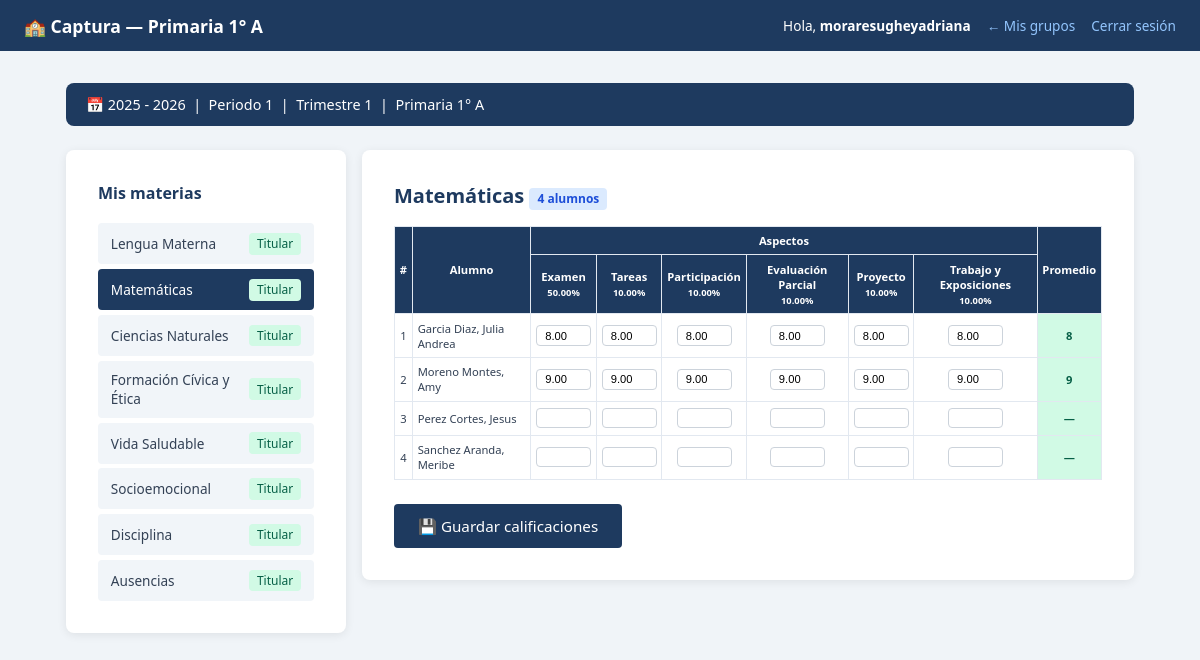
The page /maestro/captura.php?seccion=primaria&grado=1&grupo=A&asignacion_id=44 (signed in) on the database its author committed.
### tables this page shows
CREATE TABLE `ciclos_escolares` (
  `id` int(10) unsigned NOT NULL AUTO_INCREMENT,
  `nombre` varchar(30) NOT NULL,
  `fecha_inicio` date NOT NULL,
  `fecha_fin` date NOT NULL,
  `activo` tinyint(1) NOT NULL DEFAULT 0,
  `creado_en` timestamp NOT NULL DEFAULT current_timestamp(),
  PRIMARY KEY (`id`),
  UNIQUE KEY `nombre` (`nombre`)
);

CREATE TABLE `periodos_apertura` (
  `id` int(10) unsigned NOT NULL AUTO_INCREMENT,
  `ciclo_id` int(10) unsigned NOT NULL,
  `periodo` tinyint(3) unsigned NOT NULL COMMENT '1 al 6',
  `abierto` tinyint(1) NOT NULL DEFAULT 0,
  `abierto_en` datetime DEFAULT NULL,
  `cerrado_en` datetime DEFAULT NULL,
  PRIMARY KEY (`id`),
  UNIQUE KEY `uk_ciclo_periodo` (`ciclo_id`,`periodo`),
  CONSTRAINT `fk_periodo_ciclo` FOREIGN KEY (`ciclo_id`) REFERENCES `ciclos_escolares` (`id`)
);

CREATE TABLE `asignaciones` (
  `id` int(10) unsigned NOT NULL AUTO_INCREMENT,
  `ciclo_id` int(10) unsigned NOT NULL,
  `materia_id` int(10) unsigned NOT NULL,
  `campo_formativo_id` int(10) unsigned DEFAULT NULL COMMENT 'NULL para Higiene',
  `seccion` enum('maternal','preescolar','primaria','secundaria') NOT NULL,
  `grado` tinyint(3) unsigned NOT NULL,
  `grupo` varchar(10) NOT NULL DEFAULT 'A',
  `orden` tinyint(3) unsigned NOT NULL DEFAULT 0 COMMENT 'Orden en la boleta',
  `activo` tinyint(1) NOT NULL DEFAULT 1,
  `creado_en` datetime NOT NULL DEFAULT current_timestamp(),
  `created_at` timestamp NOT NULL DEFAULT current_timestamp(),
  PRIMARY KEY (`id`),
  UNIQUE KEY `uk_asignacion` (`ciclo_id`,`materia_id`,`seccion`,`grado`,`grupo`),
  KEY `fk_asig_materia` (`materia_id`),
  KEY `fk_asig_campo` (`campo_formativo_id`),
  CONSTRAINT `fk_asig_campo` FOREIGN KEY (`campo_formativo_id`) REFERENCES `campos_formativos` (`id`),
  CONSTRAINT `fk_asig_ciclo` FOREIGN KEY (`ciclo_id`) REFERENCES `ciclos_escolares` (`id`),
  CONSTRAINT `fk_asig_materia` FOREIGN KEY (`materia_id`) REFERENCES `materias` (`id`)
);

CREATE TABLE `materias` (
  `id` int(10) unsigned NOT NULL AUTO_INCREMENT,
  `nombre` varchar(80) NOT NULL,
  `campo_formativo_id` int(10) unsigned DEFAULT NULL,
  `es_ingles` tinyint(1) NOT NULL DEFAULT 0,
  `es_artes` tinyint(1) NOT NULL DEFAULT 0,
  `es_higiene` tinyint(1) NOT NULL DEFAULT 0,
  `es_disciplina` tinyint(1) NOT NULL DEFAULT 0,
  `es_ausencias` tinyint(1) NOT NULL DEFAULT 0,
  `grupo_visual` varchar(30) DEFAULT NULL COMMENT 'base|ciencias|ingles|artes|cocurriculares|higiene|disciplina|ausencias',
  `activo` tinyint(1) NOT NULL DEFAULT 1,
  `creado_en` datetime NOT NULL DEFAULT current_timestamp(),
  PRIMARY KEY (`id`),
  KEY `fk_materia_campo` (`campo_formativo_id`),
  CONSTRAINT `fk_materia_campo` FOREIGN KEY (`campo_formativo_id`) REFERENCES `campos_formativos` (`id`)
);

CREATE TABLE `asignacion_aspectos` (
  `id` int(10) unsigned NOT NULL AUTO_INCREMENT,
  `asignacion_id` int(10) unsigned NOT NULL,
  `nombre` varchar(50) NOT NULL,
  `porcentaje` decimal(5,2) NOT NULL DEFAULT 0.00,
  `orden` tinyint(3) unsigned NOT NULL DEFAULT 0,
  `activo` tinyint(1) NOT NULL DEFAULT 1,
  PRIMARY KEY (`id`),
  UNIQUE KEY `uk_aspecto` (`asignacion_id`,`nombre`),
  CONSTRAINT `asignacion_aspectos_ibfk_1` FOREIGN KEY (`asignacion_id`) REFERENCES `asignaciones` (`id`) ON DELETE CASCADE
);

CREATE TABLE `alumnos` (
  `id` int(10) unsigned NOT NULL AUTO_INCREMENT,
  `user_id` int(10) unsigned NOT NULL,
  `matricula` varchar(25) DEFAULT NULL,
  `nombre` varchar(100) NOT NULL,
  `apellido_paterno` varchar(60) NOT NULL,
  `apellido_materno` varchar(60) DEFAULT NULL,
  `curp` char(18) DEFAULT NULL,
  `fecha_nacimiento` date NOT NULL,
  `fecha_ingreso` date NOT NULL,
  `genero` enum('masculino','femenino','otro') NOT NULL,
  `rol` enum('estudiante') NOT NULL DEFAULT 'estudiante',
  `grado` tinyint(3) unsigned NOT NULL COMMENT '1-6',
  `grupo` enum('A','B','C','D') NOT NULL,
  `seccion` enum('maternal','preescolar','primaria','secundaria') NOT NULL,
  `activo` tinyint(1) NOT NULL DEFAULT 1,
  `creado_en` datetime NOT NULL DEFAULT current_timestamp(),
  `estatus` enum('nuevo_ingreso','reinscripcion','regular','baja') NOT NULL DEFAULT 'regular' COMMENT 'Estatus del alumno',
  `beca_interna` decimal(10,2) NOT NULL DEFAULT 0.00 COMMENT 'Monto de beca interna',
  `beca_externa` decimal(10,2) NOT NULL DEFAULT 0.00 COMMENT 'Monto de beca externa',
  PRIMARY KEY (`id`),
  UNIQUE KEY `user_id` (`user_id`),
  UNIQUE KEY `curp` (`curp`),
  UNIQUE KEY `matricula` (`matricula`),
  KEY `idx_estatus` (`estatus`),
  KEY `idx_beca_interna` (`beca_interna`),
  KEY `idx_beca_externa` (`beca_externa`),
  KEY `idx_fecha_ingreso` (`fecha_ingreso`),
  KEY `idx_apellidos_nombre` (`apellido_paterno`,`apellido_materno`,`nombre`),
  CONSTRAINT `alumnos_ibfk_1` FOREIGN KEY (`user_id`) REFERENCES `users` (`id`) ON DELETE CASCADE
);

CREATE TABLE `calificaciones` (
  `id` int(10) unsigned NOT NULL AUTO_INCREMENT,
  `alumno_id` int(10) unsigned NOT NULL,
  `asignacion_id` int(10) unsigned NOT NULL,
  `aspecto_id` int(10) unsigned NOT NULL,
  `periodo` tinyint(3) unsigned NOT NULL,
  `calificacion` decimal(5,2) DEFAULT NULL,
  `capturado_por` int(10) unsigned NOT NULL,
  `capturado_en` datetime NOT NULL DEFAULT current_timestamp(),
  `actualizado_en` datetime NOT NULL DEFAULT current_timestamp() ON UPDATE current_timestamp(),
  PRIMARY KEY (`id`),
  UNIQUE KEY `uk_calificacion` (`alumno_id`,`asignacion_id`,`aspecto_id`,`periodo`),
  KEY `asignacion_id` (`asignacion_id`),
  KEY `aspecto_id` (`aspecto_id`),
  KEY `capturado_por` (`capturado_por`),
  CONSTRAINT `calificaciones_ibfk_1` FOREIGN KEY (`alumno_id`) REFERENCES `alumnos` (`id`) ON DELETE CASCADE,
  CONSTRAINT `calificaciones_ibfk_2` FOREIGN KEY (`asignacion_id`) REFERENCES `asignaciones` (`id`) ON DELETE CASCADE,
  CONSTRAINT `calificaciones_ibfk_3` FOREIGN KEY (`aspecto_id`) REFERENCES `asignacion_aspectos` (`id`) ON DELETE CASCADE,
  CONSTRAINT `calificaciones_ibfk_4` FOREIGN KEY (`capturado_por`) REFERENCES `profesores` (`id`)
);

### models/CicloModel.php (called while the page is built, shortened)
<?php
class CicloModel {
    private mysqli $db;
    public function __construct(mysqli $db) {
        $this->db = $db;
    }
    public function obtenerActivo(): ?array {
        $res = $this->db->query(
            "SELECT id, nombre, fecha_inicio, fecha_fin
             FROM ciclos_escolares WHERE activo = 1 LIMIT 1"
        );
        return ($res && $res->num_rows > 0) ? $res->fetch_assoc() : null;
    }
}

### models/CalificacionModel.php (called while the page is built, shortened)
<?php
class CalificacionModel {
    private mysqli $db;
    public function __construct(mysqli $db) {
        $this->db = $db;
    }
    public function obtenerGruposDeProfesor(int $profesorId, int $cicloId): array {
        $stmt = $this->db->prepare("
            SELECT DISTINCT a.seccion, a.grado, a.grupo
            FROM asignaciones a
            JOIN asignacion_maestros am ON am.asignacion_id = a.id
            WHERE am.profesor_id = ? AND a.ciclo_id = ? AND a.activo = 1 AND am.activo = 1
            ORDER BY a.seccion, a.grado, a.grupo
        ");
        $stmt->bind_param('ii', $profesorId, $cicloId);
        $stmt->execute();
        return $stmt->get_result()->fetch_all(MYSQLI_ASSOC);
    }
    public function obtenerMateriasDeProfesor(int $profesorId, int $cicloId, string $seccion, int $grado, string $grupo): array {
        $stmt = $this->db->prepare("
            SELECT a.id AS asignacion_id,
                   m.nombre AS materia_nombre,
                   m.es_ingles,
                   m.es_artes,
                   m.es_higiene,
                   m.es_ausencias,
                   am.es_titular
            FROM asignaciones a
            JOIN materias m ON m.id = a.materia_id
            JOIN asignacion_maestros am ON am.asignacion_id = a.id
            WHERE am.profesor_id = ?
              AND a.ciclo_id = ?
              AND a.seccion = ?
              AND a.grado = ?
              AND a.grupo = ?
              AND a.activo = 1
              AND am.activo = 1
            ORDER BY a.orden ASC
        ");
        $stmt->bind_param('iisis', $profesorId, $cicloId, $seccion, $grado, $grupo);
        $stmt->execute();
        return $stmt->get_result()->fetch_all(MYSQLI_ASSOC);
    }
    public function obtenerAspectosPorAsignacion(int $asignacionId): array {
        $stmt = $this->db->prepare("
            SELECT id, nombre, porcentaje, orden
            FROM asignacion_aspectos
            WHERE asignacion_id = ? AND activo = 1
            ORDER BY orden ASC
        ");
        $stmt->bind_param('i', $asignacionId);
        $stmt->execute();
        return $stmt->get_result()->fetch_all(MYSQLI_ASSOC);
    }
    public function obtenerAlumnosConCalificacionesPorAspecto(int $asignacionId, string $seccion, int $grado, string $grupo, int $periodo): array {
        $aspectos = $this->obtenerAspectosPorAsignacion($asignacionId);
        $stmtAl = $this->db->prepare("
            SELECT al.id AS alumno_id,
                   al.nombre, al.apellido_paterno, al.apellido_materno, al.matricula
            FROM alumnos al
            WHERE al.seccion = ? AND al.grado = ? AND al.grupo = ? AND al.activo = 1
            ORDER BY al.apellido_paterno, al.apellido_materno, al.nombre
        ");
        $stmtAl->bind_param('sis', $seccion, $grado, $grupo);
        $stmtAl->execute();
        $alumnos = $stmtAl->get_result()->fetch_all(MYSQLI_ASSOC);
        return ['aspectos' => $aspectos, 'alumnos' => $alumnos];
    }
}

### models/ProfesorModel.php (called while the page is built, shortened)
<?php
class ProfesorModel {
    private mysqli $db;
    public function __construct(mysqli $db, UserModel $userModel) {
        $this->db        = $db;
    }
    public function obtenerPorUserId(int $userId): ?array {
        $stmt = $this->db->prepare(
            "SELECT * FROM profesores WHERE user_id = ? LIMIT 1"
        );
        $stmt->bind_param('i', $userId);
        $stmt->execute();
        $res = $stmt->get_result();
        return $res->num_rows > 0 ? $res->fetch_assoc() : null;
    }
}

### models/PeriodoAperturaModel.php (called while the page is built, shortened)
<?php
class PeriodoAperturaModel {
    private mysqli $db;
    public function __construct(mysqli $db) {
        $this->db = $db;
    }
    public function obtenerAbierto(int $cicloId): ?array {
        $stmt = $this->db->prepare("
            SELECT id, periodo FROM periodos_apertura
            WHERE ciclo_id = ? AND abierto = 1 LIMIT 1
        ");
        $stmt->bind_param('i', $cicloId);
        $stmt->execute();
        $res = $stmt->get_result();
        return $res->num_rows > 0 ? $res->fetch_assoc() : null;
    }
}

### maestro/captura.php (the view, shortened to what this page needs)
<?php
require_once __DIR__ . '/../models/ProfesorModel.php';
require_once __DIR__ . '/../models/CicloModel.php';
require_once __DIR__ . '/../models/PeriodoAperturaModel.php';
require_once __DIR__ . '/../models/CalificacionModel.php';
$db            = getConexion();
$profModelo    = new ProfesorModel($db, new UserModel($db));
$cicloModelo   = new CicloModel($db);
$periodoModelo = new PeriodoAperturaModel($db);
$calModelo     = new CalificacionModel($db);
$profesor = $profModelo->obtenerPorUserId((int)$_SESSION['user_id']);
$cicloActivo    = $cicloModelo->obtenerActivo();
$periodoAbierto = $cicloActivo ? $periodoModelo->obtenerAbierto((int)$cicloActivo['id']) : null;
$seccion = trim($_GET['seccion'] ?? '');
$grado   = (int)($_GET['grado']  ?? 0);
$grupo   = trim($_GET['grupo']   ?? '');
$periodo = (int)$periodoAbierto['periodo'];
$grupos      = $calModelo->obtenerGruposDeProfesor((int)$profesor['id'], (int)$cicloActivo['id']);
$materias = $calModelo->obtenerMateriasDeProfesor(
    (int)$profesor['id'], (int)$cicloActivo['id'], $seccion, $grado, $grupo
);
$materiaActual = null;
$asignacionId  = (int)($_GET['asignacion_id'] ?? $_POST['asignacion_id'] ?? 0);
if ($asignacionId > 0) {
    foreach ($materias as $m) {
        if ((int)$m['asignacion_id'] === $asignacionId) {
            $materiaActual = $m;
            break;
        }
    }
}
$alumnos     = [];
$aspectos    = [];
$esAusencias = false;
if ($materiaActual) {
    if (!empty($materiaActual['es_ausencias'])) {
        $alumnos     = $calModelo->obtenerAusencias(
            (int)$cicloActivo['id'], $periodo, $seccion, $grado, $grupo
        );
        $esAusencias = true;
    } else {
        $data     = $calModelo->obtenerAlumnosConCalificacionesPorAspecto(
            $asignacionId, $seccion, $grado, $grupo, $periodo
        );
        $aspectos = $data['aspectos'];
        $alumnos  = $data['alumnos'];
    }
}
include __DIR__ . '/../includes/header.php';
?>
<main class="container">
  <div class="ciclo-banner">
    <span class="ciclo-banner__label">
      📅 <?= htmlspecialchars($cicloActivo['nombre']) ?>
      &nbsp;|&nbsp; Periodo <?= $periodo ?>
      &nbsp;|&nbsp; Trimestre <?= (int)ceil($periodo / 2) ?>
      &nbsp;|&nbsp; <?= ucfirst($seccion) ?> <?= $grado ?>° <?= $grupo ?>
    </span>
  </div>
  <div class="captura-layout">
    <aside class="materias-sidebar">
      <div class="card">
        <h3 class="section-title" style="font-size:1rem;">Mis materias</h3>
        <nav class="materias-nav">
          <?php foreach ($materias as $m): ?>
            <a href="captura.php?seccion=<?= $seccion ?>&grado=<?= $grado ?>&grupo=<?= $grupo ?>&asignacion_id=<?= $m['asignacion_id'] ?>"
               class="materia-nav-link <?= ((int)$m['asignacion_id'] === $asignacionId) ? 'active' : '' ?>">
              <?= htmlspecialchars($m['materia_nombre']) ?>
              <?php if (!empty($m['es_titular'])): ?>
                <span class="badge badge--active">Titular</span>
              <?php endif; ?>
            </a>
          <?php endforeach; ?>
        </nav>
      </div>
    </aside>
    <section class="captura-main">
      <?php if (!$materiaActual): ?>
        <div class="card">
          <p class="empty-state">Selecciona una materia del menú para capturar calificaciones.</p>
        </div>
      <?php elseif (empty($alumnos)): ?>
        <div class="card">
          <p class="empty-state">No hay alumnos registrados en este grupo.</p>
        </div>
      <?php else: ?>
        <div class="card">
          <h2 class="section-title" style="margin:0 0 1rem;">
            <?= htmlspecialchars($materiaActual['materia_nombre']) ?>
            <span class="badge"><?= count($alumnos) ?> alumnos</span>
          </h2>
          <form method="POST">
            <div class="table-responsive">
              <table class="table-aspectos">
                <thead>
                  <tr>
                    <th rowspan="2">#</th>
                    <th rowspan="2">Alumno</th>
                    <th colspan="<?= count($aspectos) ?>">Aspectos</th>
                    <th rowspan="2">Promedio</th>
                  </tr>
                  <tr>
                    <?php foreach ($aspectos as $asp): ?>
                      <th>
                        <?= htmlspecialchars($asp['nombre']) ?>
                        <?php if (isset($asp['porcentaje'])): ?>
                          <br><small><?= $asp['porcentaje'] ?>%</small>
                        <?php endif; ?>
                      </th>
                    <?php endforeach; ?>
                  </tr>
                </thead>
                <tbody>
                  <?php $counter = 1; foreach ($alumnos as $al): ?>
                  <tr>
                    <td><?= $counter++ ?></td>
                    <td class="alumno-nombre"><?= htmlspecialchars($al['apellido_paterno'] . ' ' . ($al['apellido_materno'] ?? '') . ', ' . $al['nombre']) ?></td>
                    <?php foreach ($aspectos as $asp): ?>
                    <td>
                      <input type="number"
                             name="cal_aspectos[<?= $al['alumno_id'] ?>][<?= $asp['id'] ?>]"
                             value="<?= $al['aspectos'][$asp['id']] ?? '' ?>"
                             min="0" max="10" step="0.1"
                             class="cal-input">
                    </td>
                    <?php endforeach; ?>
                    <td class="promedio-cell"><strong><?= $al['promedio'] ?? '—' ?></strong></td>
                  </tr>
                  <?php endforeach; ?>
                </tbody>
              </table>
            </div>
            <div style="margin-top:1rem;">
              <button type="submit" class="btn">💾 Guardar calificaciones</button>
            </div>
          </form>
        </div>
      <?php endif; ?>
    </section>
  </div>
</main>
<?php include __DIR__ . '/../includes/footer.php'; ?>

### rows shown on the page
ciclos_escolares: nombre "2025 - 2026"
periodos_apertura: periodo "1"
asignaciones: materia.nombre "Lengua Materna"
asignaciones: materia.nombre "Matemáticas"
asignaciones: materia.nombre "Ciencias Naturales"
asignaciones: materia.nombre "Formación Cívica y Ética"
asignaciones: materia.nombre "Vida Saludable"
asignaciones: materia.nombre "Socioemocional"
asignaciones: materia.nombre "Disciplina"
asignaciones: materia.nombre "Ausencias"
materias: nombre "Matemáticas"
asignacion_aspectos: nombre "Examen", porcentaje "50.00", id.calificacion "8.00", id.calificacion "9.00"
asignacion_aspectos: nombre "Tareas", porcentaje "10.00", id.calificacion "8.00", id.calificacion "9.00"
asignacion_aspectos: nombre "Participación", porcentaje "10.00", id.calificacion "8.00", id.calificacion "9.00"
asignacion_aspectos: nombre "Evaluación Parcial", porcentaje "10.00", id.calificacion "8.00", id.calificacion "9.00"
asignacion_aspectos: nombre "Proyecto", porcentaje "10.00", id.calificacion "8.00", id.calificacion "9.00"
asignacion_aspectos: nombre "Trabajo y Exposiciones", porcentaje "10.00", id.calificacion "8.00", id.calificacion "9.00"
alumnos: apellido_paterno+apellido_materno+nombre "Garcia Diaz, Julia Andrea", id "8"
alumnos: apellido_paterno+apellido_materno+nombre "Moreno Montes, Amy", promedio "9"
alumnos: apellido_paterno+apellido_materno+nombre "Perez Cortes, Jesus", promedio "—"
alumnos: apellido_paterno+apellido_materno+nombre "Sanchez Aranda, Meribe", promedio "—"

### other values the page prints
$pageTitle "Captura — Primaria 1° A"
$_SESSION['username'] "moraresugheyadriana"
$backLabel "← Mis grupos"
$periodo "1"
ceil($periodo / 2) "1"
$seccion "Primaria"
$grupo "A"
count($alumnos) "4"
